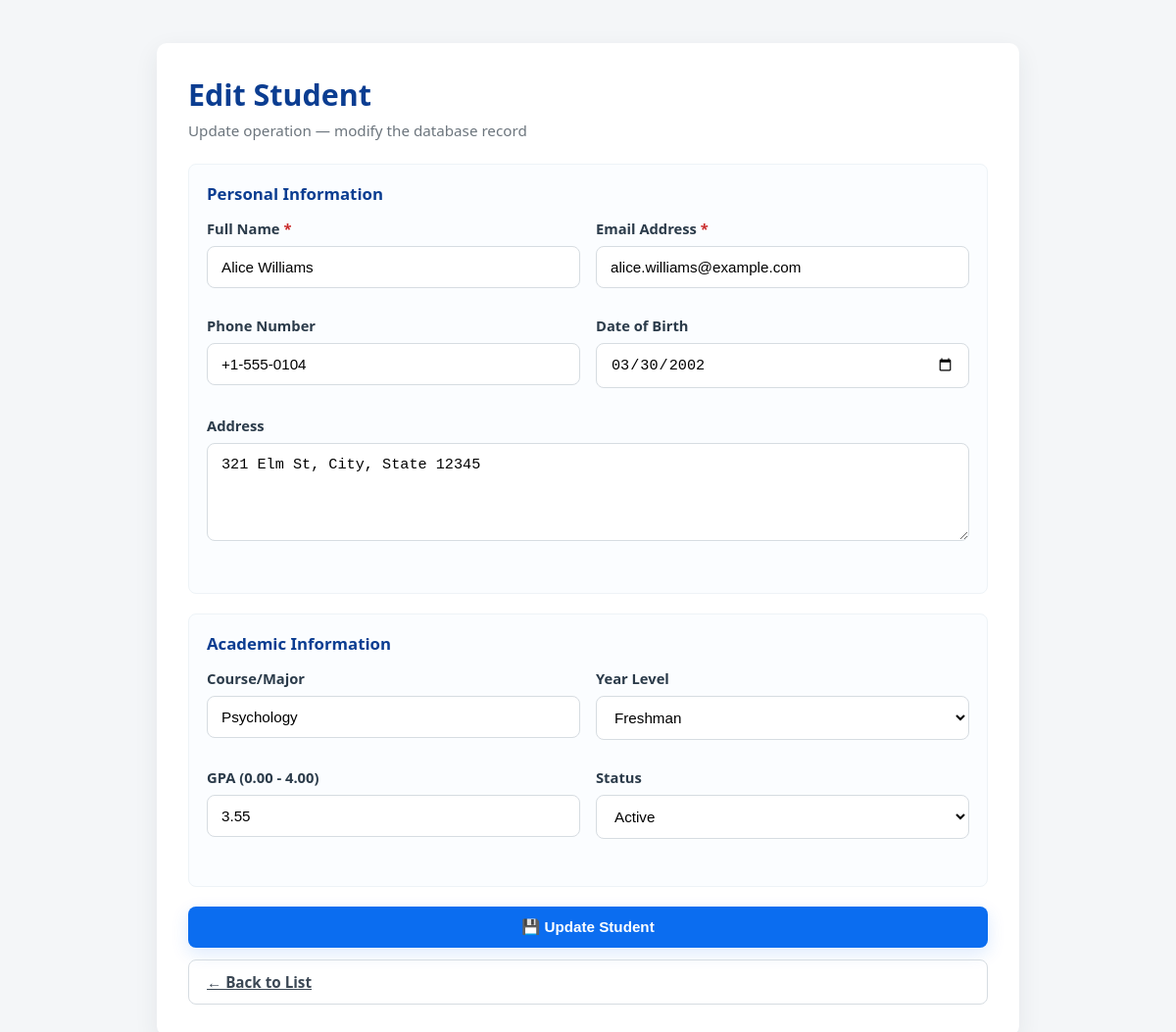
The app's page /edit.php?id=4 with its own data.
### tables this page shows
CREATE TABLE IF NOT EXISTS students (
    id INT AUTO_INCREMENT PRIMARY KEY,
    name VARCHAR(100) NOT NULL,
    email VARCHAR(100) NOT NULL UNIQUE,
    phone VARCHAR(20),
    birthdate DATE,
    address TEXT,
    course VARCHAR(100),
    year_level ENUM('Freshman', 'Sophomore', 'Junior', 'Senior', 'Graduate') DEFAULT 'Freshman',
    gpa DECIMAL(3,2),
    status ENUM('Active', 'Inactive', 'Graduated', 'Suspended') DEFAULT 'Active',
    created_at TIMESTAMP DEFAULT CURRENT_TIMESTAMP,
    updated_at TIMESTAMP DEFAULT CURRENT_TIMESTAMP ON UPDATE CURRENT_TIMESTAMP
);

### edit.php (the view, shortened to what this page needs)
<?php
$student_id = isset($_GET['id']) ? intval($_GET['id']) : 0;
$conn = getDBConnection();
$stmt = $conn->prepare("SELECT id, name, email, phone, birthdate, address, course, year_level, gpa, status
                        FROM students WHERE id = ?");
$stmt->bind_param("i", $student_id);
$stmt->execute();
$result = $stmt->get_result();
$student = $result->fetch_assoc();
?>
<!DOCTYPE html>
<html lang="en">
<head>
</head>
<body>
    <div class="container">
    <h1>Edit Student</h1>
    <p class="subtitle">Update operation — modify the database record</p>
        <form method="POST" action="edit.php?id=<?php echo $student_id; ?>">
            <div class="form-section">
                <h3>Personal Information</h3>
                <div class="form-grid">
                    <div class="form-group">
                        <label for="name">Full Name <span class="required">*</span></label>
                        <input type="text"
                               id="name"
                               name="name"
                               value="<?php echo htmlspecialchars($student['name']); ?>"
                               required
                               maxlength="100"
                               placeholder="Enter full name">
                    </div>
                    <div class="form-group">
                        <label for="email">Email Address <span class="required">*</span></label>
                        <input type="email"
                               id="email"
                               name="email"
                               value="<?php echo htmlspecialchars($student['email']); ?>"
                               required
                               maxlength="100"
                               placeholder="student@example.com">
                    </div>
                    <div class="form-group">
                        <label for="phone">Phone Number</label>
                        <input type="tel"
                               id="phone"
                               name="phone"
                               value="<?php echo htmlspecialchars($student['phone'] ?? ''); ?>"
                               maxlength="20"
                               placeholder="+1-555-0123">
                    </div>
                    <div class="form-group">
                        <label for="birthdate">Date of Birth</label>
                        <input type="date"
                               id="birthdate"
                               name="birthdate"
                               value="<?php echo htmlspecialchars($student['birthdate'] ?? ''); ?>">
                    </div>
                    <div class="form-group full-width">
                        <label for="address">Address</label>
                        <textarea id="address"
                                  name="address"
                                  placeholder="Enter full address"
                                  maxlength="500"><?php echo htmlspecialchars($student['address'] ?? ''); ?></textarea>
                    </div>
                </div>
            </div>
            <div class="form-section">
                <h3>Academic Information</h3>
                <div class="form-grid">
                    <div class="form-group">
                        <label for="course">Course/Major</label>
                        <input type="text"
                               id="course"
                               name="course"
                               value="<?php echo htmlspecialchars($student['course'] ?? ''); ?>"
                               maxlength="100"
                               placeholder="e.g., Computer Science">
                    </div>
                    <div class="form-group">
                        <label for="year_level">Year Level</label>
                        <select id="year_level" name="year_level">
                            <option value="Freshman" <?php echo ($student['year_level'] ?? '') === 'Freshman' ? 'selected' : ''; ?>>Freshman</option>
                        </select>
                    </div>
                    <div class="form-group">
                        <label for="gpa">GPA (0.00 - 4.00)</label>
                        <input type="number"
                               id="gpa"
                               name="gpa"
                               value="<?php echo $student['gpa'] ? htmlspecialchars($student['gpa']) : ''; ?>"
                               min="0"
                               max="4"
                               step="0.01"
                               placeholder="3.75">
                    </div>
                    <div class="form-group">
                        <label for="status">Status</label>
                        <select id="status" name="status">
                            <option value="Active" <?php echo ($student['status'] ?? '') === 'Active' ? 'selected' : ''; ?>>Active</option>
                        </select>
                    </div>
                </div>
            </div>
            <button type="submit" class="btn">💾 Update Student</button>
            <a href="index.php" class="btn btn-secondary">← Back to List</a>
        </form>
    </div>
</body>
</html>

### edit.php (style rules this page uses)
* { box-sizing: border-box; margin: 0; padding: 0; }
body { font-family: 'Segoe UI', Tahoma, Geneva, Verdana, sans-serif; background: #f4f6f8; color: #223; padding: 20px; min-height: 100vh; }
.container { max-width: 880px; margin: 24px auto; background: #ffffff; border-radius: 10px; box-shadow: 0 8px 24px rgba(35,46,60,0.08); padding: 32px; }
h1 { color: #0b3d91; margin-bottom: 6px; text-align: left; font-size: 1.9rem; font-weight: 700; }
.subtitle { color: #6c757d; margin-bottom: 24px; font-size: 0.95rem; }
.form-grid { display: grid; grid-template-columns: repeat(2, 1fr); gap: 16px; margin-bottom: 18px; }
.form-group { margin-bottom: 12px; }
.form-group.full-width { grid-column: 1 / -1; }
label { display:block; margin-bottom:8px; color:#2b3b4a; font-weight:600; font-size:0.92rem; }
input[type="text"], input[type="email"], input[type="tel"], input[type="date"], input[type="number"], select, textarea { width:100%; padding:12px 14px; font-size:0.95rem; border:1px solid #d6dce1; border-radius:8px; background:#fff; transition: box-shadow .18s ease, border-color .18s ease; }
textarea { min-height:100px; resize:vertical; }
.required { color:#c92a2a; }
.form-section { margin-bottom: 20px; padding:18px; background:#fbfdff; border-radius:8px; border:1px solid #eef3f7; }
.form-section h3 { color:#0b3d91; margin-bottom:14px; font-size:1.05rem; font-weight:700; }
.btn { display:inline-block; padding:12px 18px; border-radius:8px; font-weight:700; font-size:0.95rem; cursor:pointer; width:100%; border: none; }
.btn { background: #0b6df0; color:#fff; box-shadow: 0 6px 18px rgba(11,109,240,0.14); }
.btn-secondary { background: transparent; color: #3b4754; border: 1px solid #d6dce1; margin-top:12px; box-shadow:none; }

### records on screen
students: name "Alice Williams", email "alice.williams@example.com", phone "+1-555-0104", birthdate "03/30/2002", address "321 Elm St, City, State 12345", course "Psychology", year_level "Freshman", gpa "3.55", status "Active"
